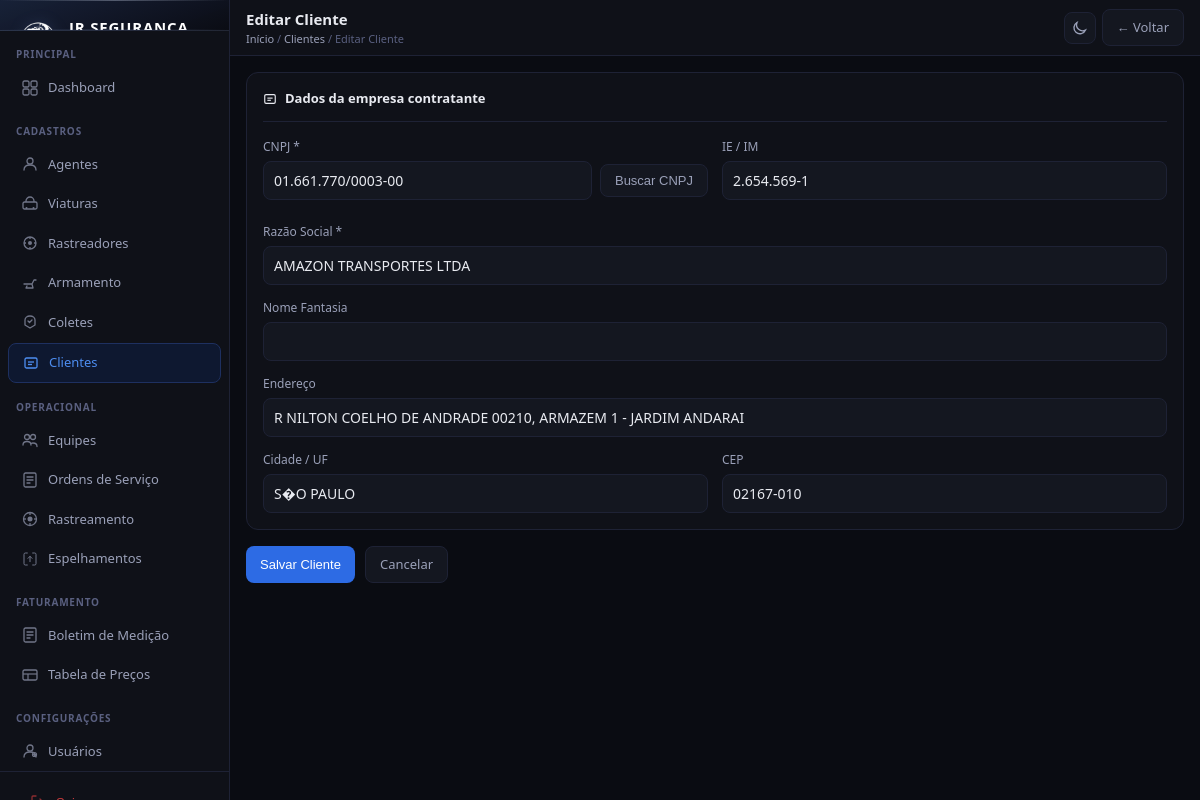
Page /clientes/1/editar/ (signed in) on the committed database.
### cadastros/models.py (models this page shows, shortened)
class Cliente(models.Model):
    razao_social = models.CharField(max_length=200, verbose_name='Razao Social')
    nome_fantasia = models.CharField(max_length=200, blank=True, verbose_name='Nome Fantasia')
    cnpj = models.CharField(max_length=18, unique=True, verbose_name='CNPJ')
    ativo = models.BooleanField(default=True, verbose_name='Ativo')
    inscricao_estadual = models.CharField(max_length=30, blank=True, verbose_name='IE / IM')
    endereco = models.CharField(max_length=300, blank=True, verbose_name='Endereco')
    cidade_uf = models.CharField(max_length=100, blank=True, verbose_name='Cidade / UF')
    cep = models.CharField(max_length=9, blank=True, verbose_name='CEP')
    criado_em = models.DateTimeField(auto_now_add=True)
    atualizado_em = models.DateTimeField(auto_now=True)
    class Meta:
        verbose_name = 'Cliente'
        verbose_name_plural = 'Clientes'
        ordering = ['razao_social']

### cadastros/views.py (the view)
# urls.py: path('clientes/<int:pk>/editar/', views.cliente_edit, name='cliente_edit'),
@login_required
def cliente_edit(request, pk):
    cliente = get_object_or_404(Cliente, pk=pk)
    form = ClienteForm(request.POST or None, instance=cliente)
    if form.is_valid():
        form.save()
        messages.success(request, 'Cliente atualizado com sucesso!')
        return redirect('cliente_list')
    return render(request, 'cadastros/cliente_form.html', {'form': form, 'titulo': 'Editar Cliente', 'obj': cliente})

### cadastros/forms.py
class ClienteForm(forms.ModelForm):
    class Meta:
        model = Cliente
        exclude = ['criado_em', 'atualizado_em']
        widgets = {
            'razao_social': forms.TextInput(attrs={'placeholder': 'Ex: Bayer SA BCS'}),
            'cnpj': forms.TextInput(attrs={'placeholder': '00.000.000/0000-00'}),
            'inscricao_estadual': forms.TextInput(attrs={'placeholder': 'Inscricao estadual'}),
            'endereco': forms.TextInput(attrs={'placeholder': 'Rua, numero, bairro'}),
            'cidade_uf': forms.TextInput(attrs={'placeholder': 'Goiania / GO'}),
            'cep': forms.TextInput(attrs={'placeholder': '00000-000'}),
        }

### cadastros/templates/cadastros/cliente_form.html (shortened to what this page needs)
﻿{% extends 'cadastros/base.html' %}
{% block page_title %}{{ titulo }}{% endblock %}
{% block breadcrumb %}<a href="{% url 'dashboard' %}">Início</a> / <a href="{% url 'cliente_list' %}">Clientes</a> / {{ titulo }}{% endblock %}
{% block topbar_actions %}<a href="{% url 'cliente_list' %}" class="btn btn-secondary">← Voltar</a>{% endblock %}
{% block content %}
<form method="post">
  <div class="card">
    <div class="card-title">
      <svg width="14" height="14" fill="none" viewBox="0 0 16 16"><rect x="2" y="3" width="12" height="10" rx="1.5" stroke="currentColor" stroke-width="1.3"/><line x1="5" y1="7" x2="11" y2="7" stroke="currentColor" stroke-width="1.3"/><line x1="5" y1="9.5" x2="9" y2="9.5" stroke="currentColor" stroke-width="1.3"/></svg>
      Dados da empresa contratante
    </div>
    <div class="form-grid form-grid-2">
      <div class="field">
        <label>CNPJ *</label>
        <div style="display:flex;gap:8px;align-items:center">
          {{ form.cnpj }}
          <button type="button" id="btn-buscar-cnpj" class="btn btn-secondary" style="white-space:nowrap">
            Buscar CNPJ
          </button>
        </div>
      </div>
      <div class="field"><label>IE / IM</label>{{ form.inscricao_estadual }}</div>
      <div class="field field-full"><label>Razão Social *</label>{{ form.razao_social }}</div>
      <div class="field field-full"><label>Nome Fantasia</label>{{ form.nome_fantasia }}</div>
      <div class="field field-full"><label>Endereço</label>{{ form.endereco }}</div>
      <div class="field"><label>Cidade / UF</label>{{ form.cidade_uf }}</div>
      <div class="field"><label>CEP</label>{{ form.cep }}</div>
    </div>
  </div>
  <div style="display:flex;gap:10px;margin-top:16px">
    <button type="submit" class="btn btn-primary">Salvar Cliente</button>
    <a href="{% url 'cliente_list' %}" class="btn btn-secondary">Cancelar</a>
  </div>
</form>
{% endblock %}

### cadastros/templates/cadastros/base.html (style rules this page uses)
* { box-sizing:border-box;margin:0;padding:0 }
:root { --bg:#0a0c12;--bg2:#0f1118;--bg3:#141720;--bg4:#1a1e2a; --border:#1e2235;--border2:#28304a; --text:#e8eaf0;--text2:#9aa0b8;--text3:#5a6080; --blue:#2d6be4;--blue2:#1a4db8;--blue-light:#4d8df0; --blue-bg:#0e1830;--blue-border:#1e3060; --green:#22c55e;--green-bg:#0a2018; --red:#ef4444;--red-bg:#1e0a0a; --amber:#f59e0b;--amber-bg:#1e1508; --gray:#64748b; --silver:#a8b0c0;--silver2:#c8d0dc; --gold:#b8960a; --radius:8px;--radius-lg:12px; --sidebar-w:230px; --topbar-h:56px; }
body { font-family:'Segoe UI',system-ui,sans-serif;background:var(--bg);color:var(--text);font-size:14px;line-height:1.5;display:flex;min-height:100vh }
.topbar-left .breadcrumb a { color:var(--text2);text-decoration:none }
.btn { display:inline-flex;align-items:center;gap:6px;padding:8px 14px;border-radius:var(--radius);font-size:13px;font-weight:500;cursor:pointer;border:none;text-decoration:none;transition:all .15s;white-space:nowrap }
.btn-primary { background:var(--blue);color:#fff }
.btn-secondary { background:var(--bg3);color:var(--text2);border:1px solid var(--border) }
.card { background:var(--bg2);border:1px solid var(--border);border-radius:var(--radius-lg);padding:16px }
.card-title { font-size:13px;font-weight:600;color:var(--text);margin-bottom:16px;padding-bottom:12px;border-bottom:1px solid var(--border);display:flex;align-items:center;gap:8px }
.form-grid { display:grid;gap:14px }
.form-grid-2 { grid-template-columns:1fr 1fr }
.field { display:flex;flex-direction:column;gap:5px }
.field label { font-size:12px;color:var(--text2);font-weight:500 }
.field input,.field select,.field textarea { background:var(--bg3);border:1px solid var(--border);border-radius:var(--radius);padding:9px 10px;color:var(--text);font-size:14px;font-family:inherit;outline:none;transition:border .15s;width:100% }
.field-full { grid-column:1/-1 }

### rows in the picture
Cliente: cnpj "01.661.770/0003-00", inscricao_estadual "2.654.569-1", razao_social "AMAZON TRANSPORTES LTDA", endereco "R NILTON COELHO DE ANDRADE 00210, ARMAZEM 1 - JARDIM ANDARAI", cidade_uf "S�O PAULO", cep "02167-010"

### other values in the picture
{{ titulo }} "Editar Cliente"
